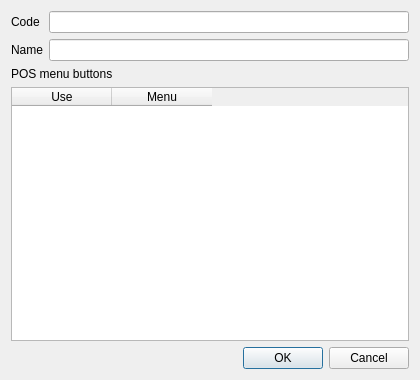
<?xml version="1.0" encoding="UTF-8"?>
<ui version="4.0">
 <class>RERestBranch</class>
 <widget class="QDialog" name="RERestBranch">
  <property name="geometry">
   <rect>
    <x>0</x>
    <y>0</y>
    <width>420</width>
    <height>380</height>
   </rect>
  </property>
  <property name="windowTitle">
   <string>Branch</string>
  </property>
  <layout class="QVBoxLayout" name="verticalLayout">
   <item>
    <layout class="QGridLayout" name="gridLayout">
     <item row="0" column="0">
      <widget class="QLabel" name="label">
       <property name="text">
        <string>Code</string>
       </property>
      </widget>
     </item>
     <item row="0" column="1">
      <widget class="EQLineEdit" name="leCode">
       <property name="focusPolicy">
        <enum>Qt::NoFocus</enum>
       </property>
       <property name="readOnly">
        <bool>true</bool>
       </property>
       <property name="Field" stdset="0">
        <string>f_id</string>
       </property>
       <property name="PrimaryKey" stdset="0">
        <bool>true</bool>
       </property>
      </widget>
     </item>
     <item row="1" column="0">
      <widget class="QLabel" name="label_2">
       <property name="text">
        <string>Name</string>
       </property>
      </widget>
     </item>
     <item row="1" column="1">
      <widget class="EQLineEdit" name="leName">
       <property name="Field" stdset="0">
        <string>f_name</string>
       </property>
      </widget>
     </item>
    </layout>
   </item>
   <item>
    <widget class="QLabel" name="labelMenus">
     <property name="text">
      <string>POS menu buttons</string>
     </property>
    </widget>
   </item>
   <item>
    <widget class="QTableWidget" name="tblMenus">
     <property name="selectionMode">
      <enum>QAbstractItemView::NoSelection</enum>
     </property>
     <column>
      <property name="text">
       <string>Use</string>
      </property>
     </column>
     <column>
      <property name="text">
       <string>Menu</string>
      </property>
     </column>
    </widget>
   </item>
   <item>
    <layout class="QHBoxLayout" name="horizontalLayout">
     <item>
      <spacer name="horizontalSpacer">
       <property name="orientation">
        <enum>Qt::Horizontal</enum>
       </property>
       <property name="sizeHint" stdset="0">
        <size>
         <width>40</width>
         <height>20</height>
        </size>
       </property>
      </spacer>
     </item>
     <item>
      <widget class="QPushButton" name="btnOk">
       <property name="text">
        <string>OK</string>
       </property>
      </widget>
     </item>
     <item>
      <widget class="QPushButton" name="btnCancel">
       <property name="text">
        <string>Cancel</string>
       </property>
      </widget>
     </item>
    </layout>
   </item>
  </layout>
 </widget>
 <customwidgets>
  <customwidget>
   <class>EQLineEdit</class>
   <extends>QLineEdit</extends>
   <header location="global">eqlineedit.h</header>
  </customwidget>
 </customwidgets>
 <resources/>
 <connections/>
</ui>
